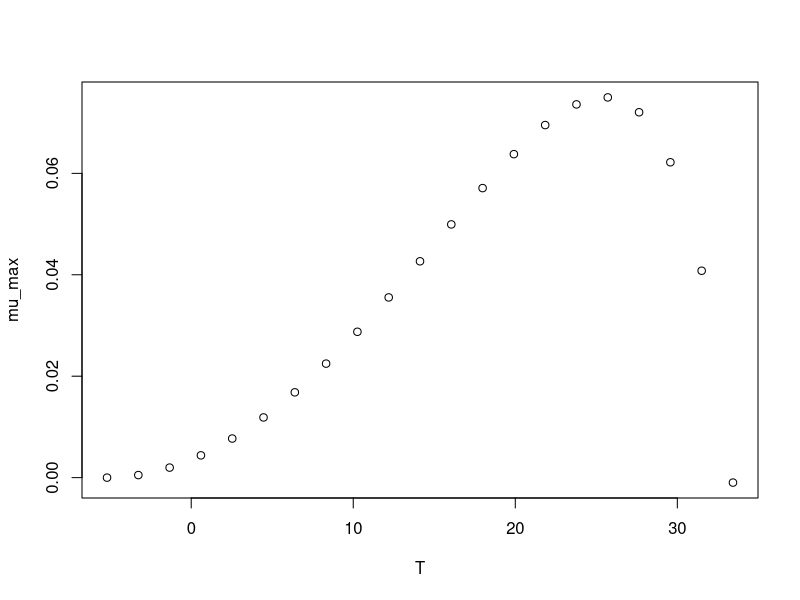

This figure's R source:
#############################
# start of Parameter script
#############################
T <- seq(-5.1948051948052,33.4334,length.out=21)
#############################
# end of Parameter script
#############################
############################# 
# start of Model script Gropin ID 375 
#############################
 
# constant coefficients for this model
 
variables <- data.frame(T)
argumentsPar <- expand.grid(variables)
 
# heart of the model
response_surface <- function(T) {
   mumax <-(7.5*(10^-2)*(T-33.4)*((T+5.2)^2))/((25.5+5.2)*((25.5+5.2)*(T-25.5)-(25.5-33.4)*(25.5-5.2-2*T)))

return(mumax=mumax)
} 

# output parameters
mumax <- cbind(argumentsPar,response_surface(argumentsPar['T']))
colnames(mumax) <- c(colnames(argumentsPar),'mumax')
#############################
# End of Model script
#############################
############################# 
# start of Visualisation script Gropin ID 375 
#############################
plot(T,mumax$mumax,
                          xlab='T',
                          ylab='mu_max')
#############################
# End of Visualisation script
#############################
